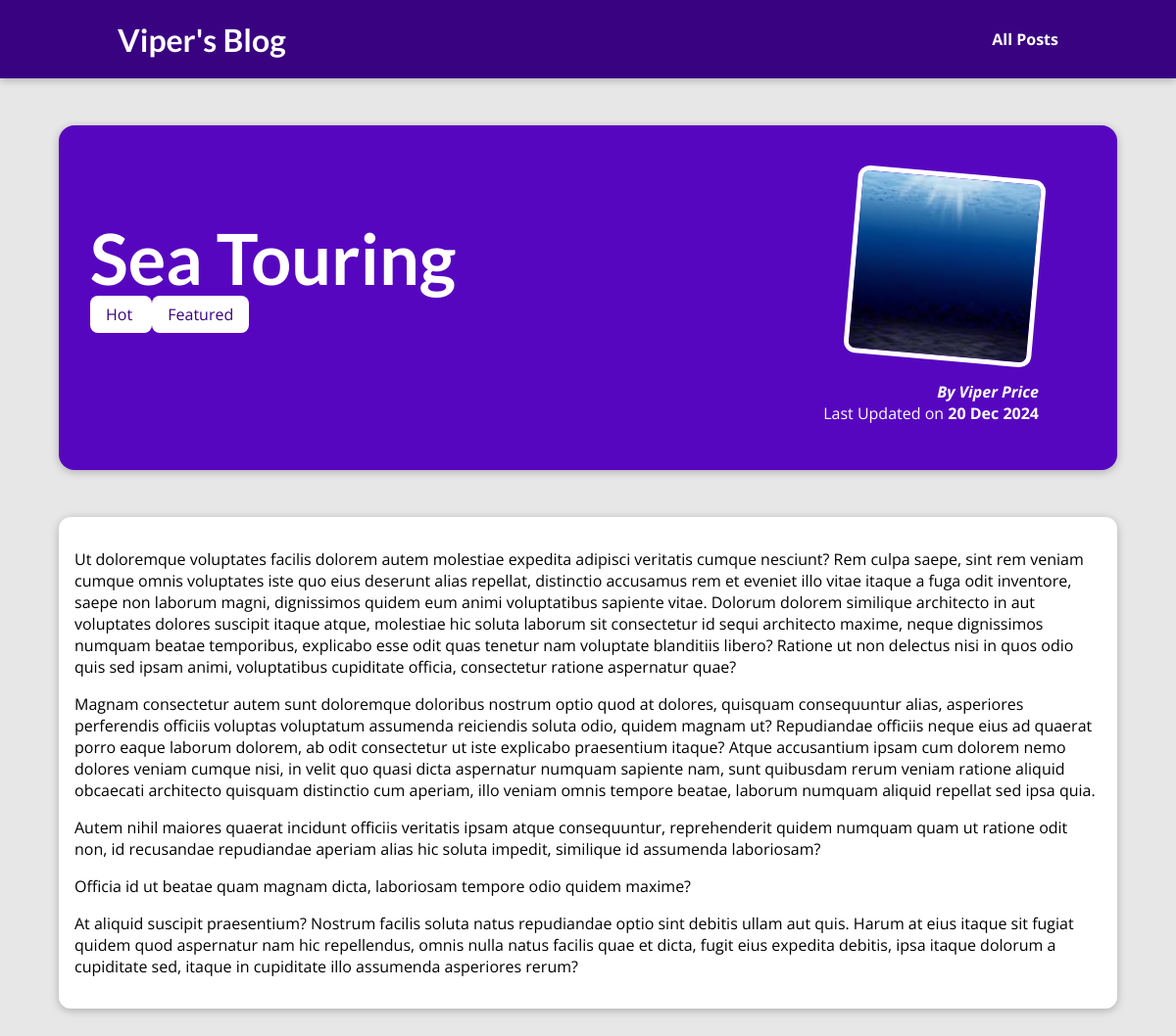
Page /posts/sea-touring on the committed database.
### blog/models.py (models this page shows, shortened)
class Post(models.Model):
    title = models.CharField(max_length=150)
    excerpt = models.CharField(max_length=200)
    image = models.ImageField(upload_to="posts", null=True)
    date = models.DateField(auto_now=True)
    content = models.TextField(validators=[MinLengthValidator(10)])
    author = models.ForeignKey(Author, on_delete=models.SET_NULL,
                                null=True, related_name="posts")  # CASCADE意味着一个author删除，相应书同样删除
    tags = models.ManyToManyField(Tag, related_name="posts")    #不加on_delete
    slug = models.SlugField(unique=True, db_index= True)  # 如果用这个query，可以设置为index。但是设置太多column为index会降低效率。

class Tag(models.Model):
    caption = models.CharField(max_length=20)

class Author(models.Model):
    first_name = models.CharField(max_length=100)
    last_name = models.CharField(max_length=100)
    email = models.EmailField()
    def full_name(self):
        return f"{self.first_name} {self.last_name}"
    def __str__(self):    #此处必须写self
        return self.full_name()

### blog/views.py (the view)
# urls.py: path("posts/<slug>", views.SinglePostView.as_view(), name="post-detail-page"),   #posts/my-first-post
class SinglePostView(DetailView):
    template_name = "blog/post-detail.html"
    model = Post
    def get_context_data(self, **kwargs):
        context = super().get_context_data(**kwargs)
        context['post_tags'] = self.object.tags.all()
        return context

### blog/templates/blog/post-detail.html (shortened to what this page needs)
{% extends "base.html" %}
{% load static %}
{% block css_files %}
    <link rel="stylesheet" href="{% static "blog/post-detail.css" %}" />
{% endblock %}
{% block content %}
    <section id="summary">
        <h2> {{post.title}}</h2>
        <div>
            {% for tag in post_tags %}
                <span class="tag"> {{tag.caption}} </span>
            {% endfor %}
        </div>
        <article>
            <img src="{{post.image.url}}" alt="{{post.title}}"/>
            <address>By <a href="mailto:{{post.author.email}}">{{post.author}} </a></address>
            <div>
                Last Updated on <time>{{post.date|date:"d M Y"}}</time>
            </div>
        </article>
    </section>
    <main>
        {{ post.content|linebreaks }}
    </main>
{% endblock %}

### templates/base.html (shortened to what this page needs)
{% load static %}
<!DOCTYPE html>
<html lang="en">
<head>
    <link rel="stylesheet" href="{% static "app.css" %}">
    {% block css_files %} {%endblock%}
</head>
<body>
    <header id="main-navigation">
      <h1><a href="{% url "starting-page" %}">Viper's Blog</a></h1>
      <nav>
        <a href="{% url "posts" %}">All Posts</a>
      </nav>
    </header>
    {% block content %}
    {% endblock %}
</body>
</html>

### static/app.css (style rules this page uses)
* { box-sizing: border-box; }
html { font-family: 'Open Sans', 'Lato', sans-serif; }
body { margin: 0; }
h1, h2, h3 { font-family: 'Lato', sans-serif; font-weight: bold; }
#main-navigation { width: 100%; height: 5rem; display: flex; justify-content: space-between; align-items: center; padding: 0 10%; position: absolute; top: 0; left: 0; }
#main-navigation a { text-decoration: none; color: white; font-weight: bold; }

### blog/static/blog/post-detail.css (style rules this page uses)
body { background-color: #e7e7e7; }
#main-navigation { background-color: #390281; box-shadow: 0 2px 8px rgba(0, 0, 0, 0.25); }
#summary { margin: 8rem auto 3rem auto; padding: 2rem; width: 90%; max-width: 90rem; border-radius: 16px; background-color: #5706c0; position: relative; box-shadow: 0 2px 8px rgba(0, 0, 0, 0.25); height: 22rem; }
#summary h2 { color: white; font-size: 4.5rem; margin-bottom: 0.25rem; }
#summary article { position: absolute; top: 2rem; right: 3rem; padding: 1rem 2rem; border-radius: 12px; text-align: right; color: white; }
#summary article img { width: 12rem; height: 12rem; border-radius: 12px; transform: rotateZ(5deg); border: 5px solid white; margin-bottom: 1rem; }
#summary address { font-weight: bold; }
#summary time { font-weight: bold; }
#summary a { color: white; text-decoration: none; }
main { width: 90%; max-width: 90rem; margin: 3rem auto; background-color: white; padding: 1rem; border-radius: 12px; box-shadow: 0 2px 8px rgba(0, 0, 0, 0.25); }
.tag { background-color: white; color:#390281; padding: 0.5rem 1rem; border-radius: 8px; }

### rows in the picture
Post: title "Sea Touring", image (picture), author "Viper Price", date "20 Dec 2024", content "Ut doloremque voluptates facilis dolorem autem molestiae expedita adipisci veritatis cumque nesciunt? Rem culpa saepe, sint rem veniam cumque omnis voluptates iste quo eius deserunt alias repellat, distinctio accusamus rem et eveniet illo vitae itaque a fuga odit inventore, saepe non laborum magni, dignissimos quidem eum animi voluptatibus sapiente vitae. Dolorum dolorem similique architecto in aut voluptates dolores suscipit itaque atque, molestiae hic soluta laborum sit consectetur id sequi architecto maxime, neque dignissimos numquam beatae temporibus, explicabo esse odit quas tenetur nam voluptate blanditiis libero? Ratione ut non delectus nisi in quos odio quis sed ipsam animi,…"
Tag: caption "Hot"
Tag: caption "Featured"
